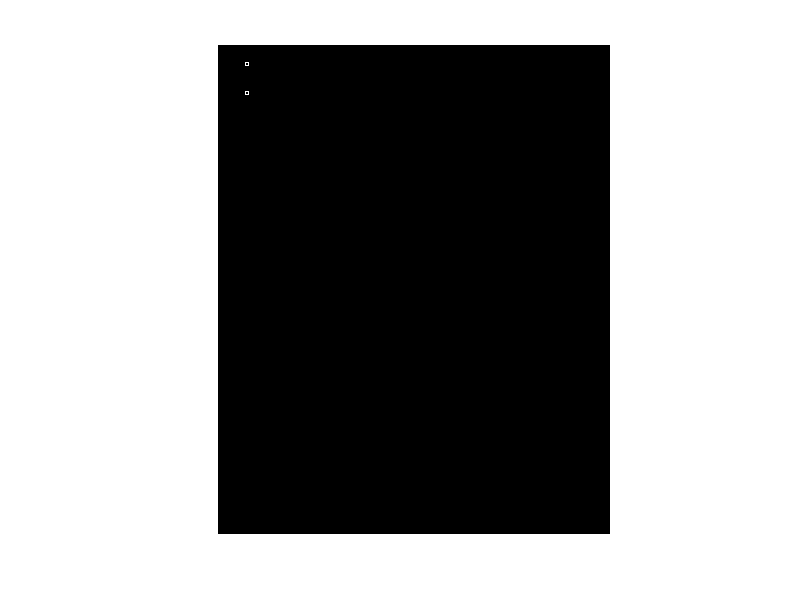

Write MATLAB code to recreate this figure. (Note: this script raises an error after producing the figure.)
% I  = imread('Capture2.JPG');
% I=rgb2gray(I);
I=zeros(500,400,'uint8');
    I(20,30)=255;
    I(50,30)=255;
BW = edge(I,'canny');
imshow(BW);
pause()
[H,T,R] = hough(BW,'RhoResolution',0.5,'Theta',-90:0.5:89);
        imshow(H,[],'XData',T,'YData',R,...
                    'InitialMagnification','fit');
        xlabel('\theta'), ylabel('\rho');
        axis on, axis normal, hold on;

%Encontara lineas mas fuertes
P  = houghpeaks(H,5,'threshold',ceil(0.3*max(H(:))));
x = T(P(:,2)); y = R(P(:,1));
        plot(x,y,'s','color','white');

%
lines = houghlines(BW,T,R,P,'FillGap',5,'MinLength',7);
figure, imshow(BW), hold on
max_len = 0;
for k = 1:length(lines)
   xy = [lines(k).point1; lines(k).point2];
   plot(xy(:,1),xy(:,2),'LineWidth',2,'Color','green');

   % Plot beginnings and ends of lines
   plot(xy(1,1),xy(1,2),'x','LineWidth',2,'Color','yellow');
   plot(xy(2,1),xy(2,2),'x','LineWidth',2,'Color','red');

   % Determine the endpoints of the longest line segment
   len = norm(lines(k).point1 - lines(k).point2);
   if ( len > max_len)
      max_len = len;
      xy_long = xy;
   end
end
plot(xy_long(:,1),xy_long(:,2),'LineWidth',2,'Color','cyan');